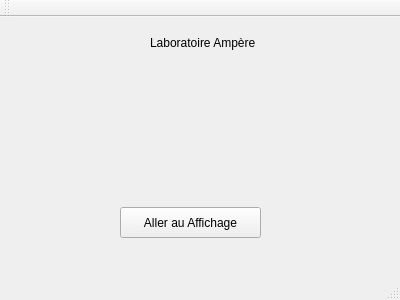
<?xml version="1.0" encoding="UTF-8"?>
<ui version="4.0">
 <class>Start</class>
 <widget class="QMainWindow" name="Start">
  <property name="geometry">
   <rect>
    <x>0</x>
    <y>0</y>
    <width>400</width>
    <height>300</height>
   </rect>
  </property>
  <property name="windowTitle">
   <string>Start</string>
  </property>
  <widget class="QWidget" name="centralWidget">
   <widget class="QPushButton" name="pushButton">
    <property name="geometry">
     <rect>
      <x>120</x>
      <y>190</y>
      <width>141</width>
      <height>31</height>
     </rect>
    </property>
    <property name="text">
     <string>Aller au Affichage</string>
    </property>
   </widget>
   <widget class="QLabel" name="label">
    <property name="geometry">
     <rect>
      <x>150</x>
      <y>10</y>
      <width>201</width>
      <height>31</height>
     </rect>
    </property>
    <property name="text">
     <string>Laboratoire Ampère</string>
    </property>
   </widget>
   <widget class="QLabel" name="label_2">
    <property name="geometry">
     <rect>
      <x>170</x>
      <y>110</y>
      <width>35</width>
      <height>71</height>
     </rect>
    </property>
    <property name="text">
     <string/>
    </property>
   </widget>
  </widget>
  <widget class="QMenuBar" name="menuBar">
   <property name="geometry">
    <rect>
     <x>0</x>
     <y>0</y>
     <width>400</width>
     <height>17</height>
    </rect>
   </property>
  </widget>
  <widget class="QToolBar" name="mainToolBar">
   <attribute name="toolBarArea">
    <enum>TopToolBarArea</enum>
   </attribute>
   <attribute name="toolBarBreak">
    <bool>false</bool>
   </attribute>
  </widget>
  <widget class="QStatusBar" name="statusBar"/>
 </widget>
 <layoutdefault spacing="6" margin="11"/>
 <resources/>
 <connections/>
</ui>
